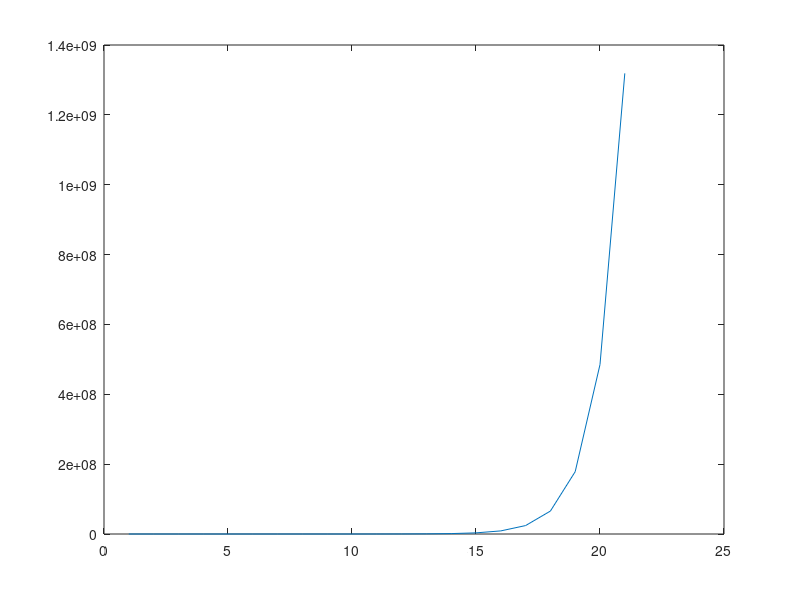

Recreate this plot in MATLAB.
% Prints vectors of calues

n = 21;
x = 1:n;

% abs
y = abs(x);
plot(x,y);
pause(2);

y = sqrt(x);
plot(x,y);
pause(2);

y = exp(x);
plot(x,y);
pause(2);


